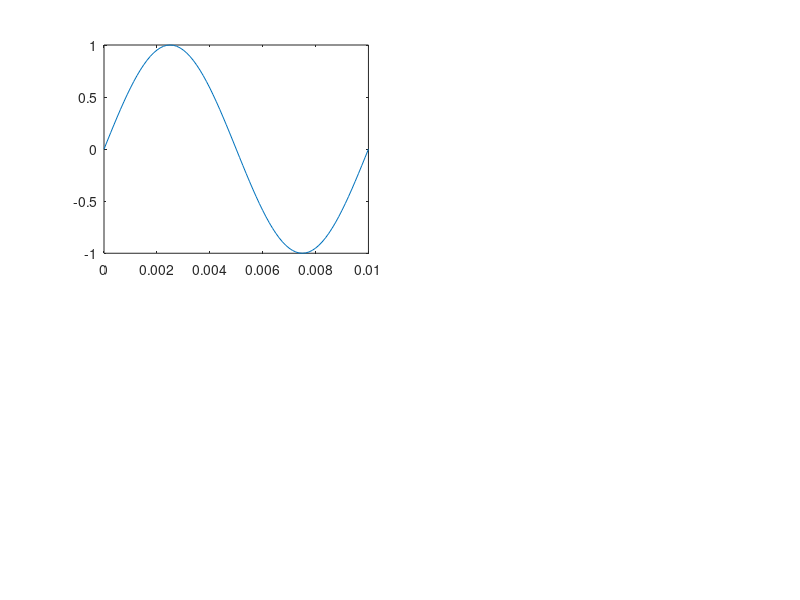

This figure's MATLAB source: (Note: this script raises an error after producing the figure.)
clc;
clear;

% Use sinusoid frequency f = 300 Hz
f = [100,200,400,800];
%
% Sampling frequency and interval
fs = 8000;
Ts = 1/fs;
%
% Set time duration of plot, i.e., 10 msec.
tfinalplot = 10e-3;
%
% Make the time vector for the plot
nplot=0:Ts:tfinalplot;
%
% Make the time vector for replayed sound spurt
% Play the spurt for 2 seconds
tfinal = 2;
nsound=0:Ts:tfinal;
%
set(gcf, 'Position',  [400, 140, 1200, 800]);
%
C = [];
% Make the plot
for i = 1:4
    % Sample the sinusoid.
    xnT = sin(2*pi*f(1,i)*nsound);
    subplot(2,2,i);
    plot(nplot, xnT(1:length(nplot)));
    title("Subplot"+i+ ":"+" "+f(1,i)+"Hz");
    C = cat(2,C,xnT); %concatenate four xnT
    audiowrite(string(f(1,i))+' Hz.wav', xnT, fs);
end
exportgraphics(gcf, 'Q2.jpg');

audiowrite('concatenate Hz.wav', C, fs);


